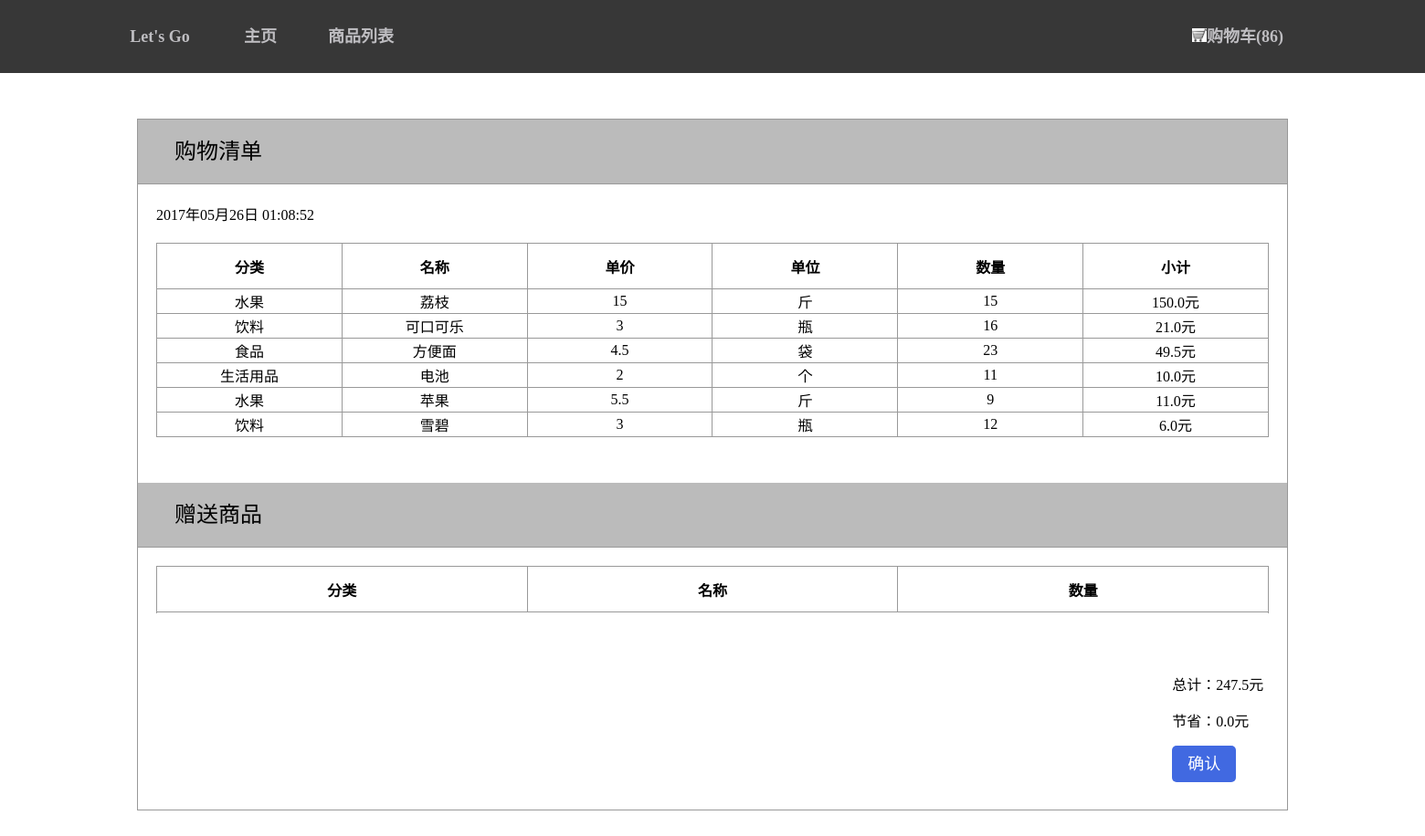
The page /payment on the database as committed earlier.
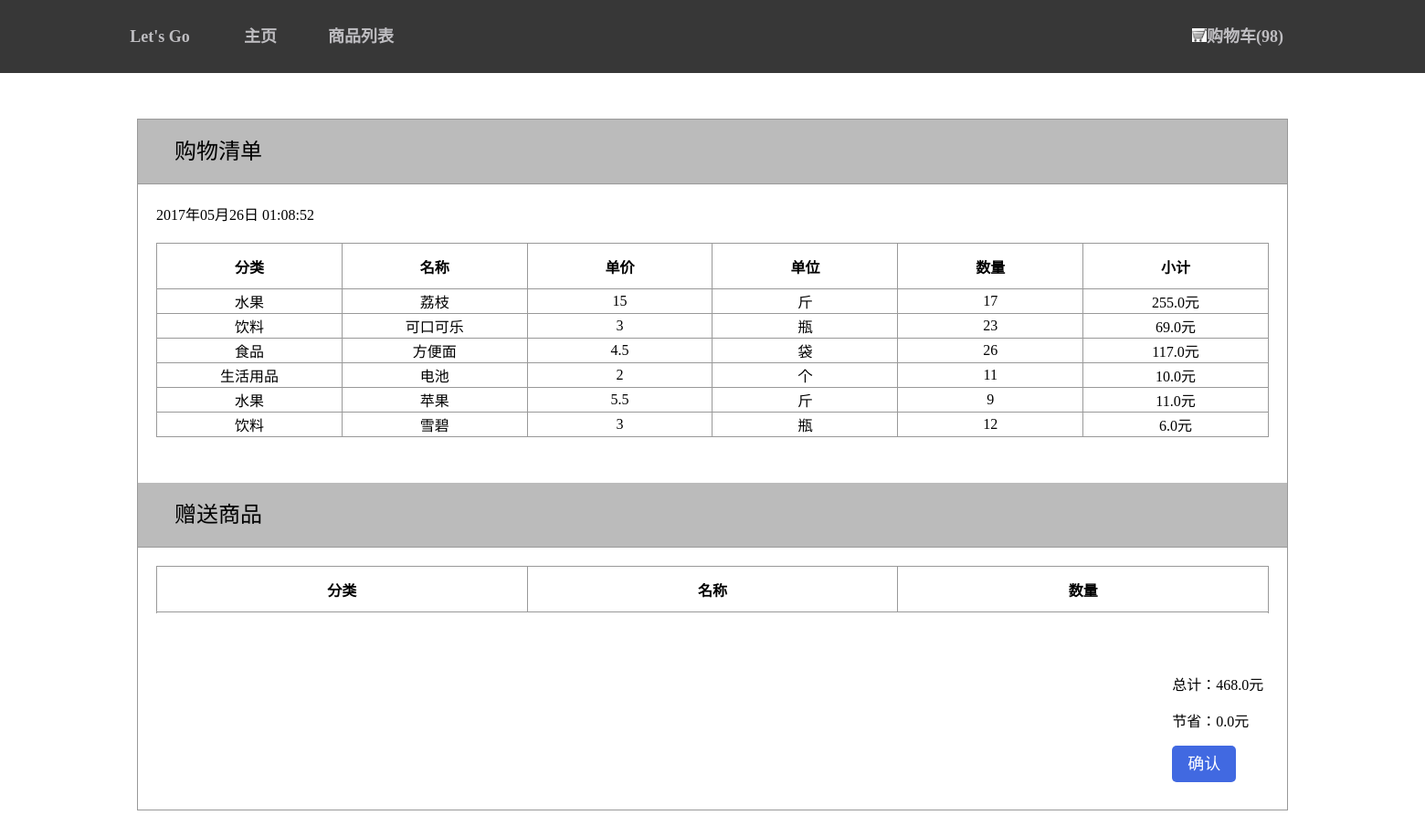
The same page on the database as committed later.
### pos/models.py (models this page shows)
class ItemList(models.Model):
    goods_id=models.IntegerField(default=0)
    type=models.TextField()
    name=models.TextField()
    price=models.TextField()
    unit=models.TextField()
    count=models.IntegerField()
    total=models.FloatField(default=0)
    free_count=models.IntegerField(default=0)
    totality=models.FloatField(default=0)
    free_money=models.FloatField(default=0)
    @classmethod
    def sum_count(cls):
        sum_count = 0
        for goods in ItemList.objects.all():
            sum_count+=goods.count
        return sum_count
    @classmethod
    def sum_total(cls):
        sum_total=0
        for goods in ItemList.objects.all():
            sum_total+=goods.total
        return sum_total
    @classmethod
    def sum_free_money(cls):
        sum_free_money=0
        for goods in ItemList.objects.all():
            sum_free_money+=goods.free_money
        return sum_free_money

### pos/views.py (the view)
# urls.py: url(r'^payment', views.payment,name='payment'),
def payment(request):
    item_lists = ItemList.objects.all()
    if request.method=='POST':
        ItemList.objects.all().delete()
    localtime = time.strftime("%Y年%m月%d日 %H:%M:%S",time.localtime(time.time()))
    return render(request,'pos/payment.html',{'item_lists':item_lists,'sum_count':ItemList.sum_count(),
                                              'sum_total':ItemList.sum_total(),'sum_free_money':ItemList.sum_free_money(),
                                              'time':localtime})

### pos/templates/pos/payment.html (shortened to what this page needs)
{% extends 'pos/base.html' %}
{% block content %}
    {% load staticfiles %}
    <link rel="stylesheet" href="{% static 'css/payment.css' %}">
    <div class="cartinfo">
        <div class="module">
            <p>购物清单</p>
        </div>
        <p class="time">{{ time }}</p>
        <div class="detail">
            <table>
                <tr>
                    <th>分类</th>
                    <th>名称</th>
                    <th>单价</th>
                    <th>单位</th>
                    <th>数量</th>
                    <th>小计</th>
                </tr>
                {% for item_list in item_lists %}
                <tr>
                    <td>{{ item_list.type }}</td>
                    <td>{{ item_list.name }}</td>
                    <td>{{ item_list.price }}</td>
                    <td>{{ item_list.unit }}</td>
                    <td>{{ item_list.count }}</td>
                    <td>{{ item_list.total }}元{% if item_list.free_count %}（原价：{{ item_list.totality }}元) {% endif %}</td>
                </tr>
                {% endfor %}
            </table>
        </div>
        <div class="give">
            <p>赠送商品</p>
        </div>
        <div class="free">
            <table>
                <tr>
                    <th>分类</th>
                    <th>名称</th>
                    <th>数量</th>
                </tr>
            </table>
        </div>
        <div class="bottom">
            <p>总计：{{ sum_total }}元</p>
            <p>节省：{{ sum_free_money }}元</p>
            <div class="sure" id="1">确认</div>
        </div>
    </div>
{% endblock content %}

Rows that differ between the two databases and show on the page:
changed ItemList "荔枝": count "15" → "17"; total "150.0" → "255.0"
changed ItemList "可口可乐": count "16" → "23"; total "21.0" → "69.0"
changed ItemList "食品": count "23" → "26"; total "49.5" → "117.0"
Other text that changed with them:
{{ sum_count }}: "86" → "98"
{{ sum_total }}: "247.5" → "468.0"
